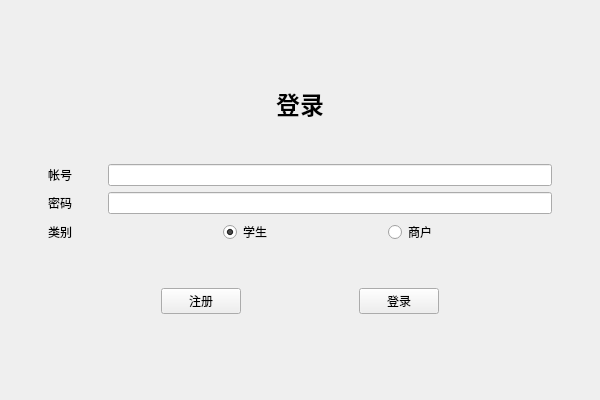
<?xml version="1.0" encoding="UTF-8"?>
<ui version="4.0">
 <class>Main</class>
 <widget class="QMainWindow" name="Main">
  <property name="geometry">
   <rect>
    <x>0</x>
    <y>0</y>
    <width>600</width>
    <height>400</height>
   </rect>
  </property>
  <property name="windowTitle">
   <string>登录</string>
  </property>
  <widget class="QWidget" name="center">
   <layout class="QVBoxLayout" name="vlay">
    <property name="leftMargin">
     <number>48</number>
    </property>
    <property name="topMargin">
     <number>48</number>
    </property>
    <property name="rightMargin">
     <number>48</number>
    </property>
    <property name="bottomMargin">
     <number>48</number>
    </property>
    <item>
     <spacer name="vsp1">
      <property name="orientation">
       <enum>Qt::Vertical</enum>
      </property>
      <property name="sizeHint" stdset="0">
       <size>
        <width>20</width>
        <height>40</height>
       </size>
      </property>
     </spacer>
    </item>
    <item>
     <layout class="QHBoxLayout" name="hlay1">
      <item>
       <widget class="QLabel" name="label1">
        <property name="font">
         <font>
          <pointsize>18</pointsize>
          <bold>true</bold>
         </font>
        </property>
        <property name="text">
         <string>登录</string>
        </property>
        <property name="alignment">
         <set>Qt::AlignCenter</set>
        </property>
       </widget>
      </item>
     </layout>
    </item>
    <item>
     <spacer name="vsp2">
      <property name="orientation">
       <enum>Qt::Vertical</enum>
      </property>
      <property name="sizeHint" stdset="0">
       <size>
        <width>20</width>
        <height>40</height>
       </size>
      </property>
     </spacer>
    </item>
    <item>
     <layout class="QFormLayout" name="flay">
      <property name="horizontalSpacing">
       <number>36</number>
      </property>
      <item row="0" column="0">
       <widget class="QLabel" name="label2">
        <property name="text">
         <string>帐号</string>
        </property>
       </widget>
      </item>
      <item row="0" column="1">
       <widget class="QLineEdit" name="ledit1"/>
      </item>
      <item row="2" column="0">
       <widget class="QLabel" name="label3">
        <property name="text">
         <string>密码</string>
        </property>
       </widget>
      </item>
      <item row="2" column="1">
       <widget class="QLineEdit" name="ledit2">
        <property name="echoMode">
         <enum>QLineEdit::Password</enum>
        </property>
       </widget>
      </item>
      <item row="7" column="0">
       <widget class="QLabel" name="label4">
        <property name="text">
         <string>类别</string>
        </property>
       </widget>
      </item>
      <item row="7" column="1">
       <layout class="QHBoxLayout" name="hlay2">
        <item>
         <spacer name="hsp1">
          <property name="orientation">
           <enum>Qt::Horizontal</enum>
          </property>
          <property name="sizeHint" stdset="0">
           <size>
            <width>40</width>
            <height>20</height>
           </size>
          </property>
         </spacer>
        </item>
        <item>
         <widget class="QRadioButton" name="rbtn1">
          <property name="text">
           <string>学生</string>
          </property>
          <property name="checked">
           <bool>true</bool>
          </property>
         </widget>
        </item>
        <item>
         <spacer name="hsp2">
          <property name="orientation">
           <enum>Qt::Horizontal</enum>
          </property>
          <property name="sizeHint" stdset="0">
           <size>
            <width>40</width>
            <height>20</height>
           </size>
          </property>
         </spacer>
        </item>
        <item>
         <widget class="QRadioButton" name="rbtn2">
          <property name="text">
           <string>商户</string>
          </property>
         </widget>
        </item>
        <item>
         <spacer name="hsp3">
          <property name="orientation">
           <enum>Qt::Horizontal</enum>
          </property>
          <property name="sizeHint" stdset="0">
           <size>
            <width>40</width>
            <height>20</height>
           </size>
          </property>
         </spacer>
        </item>
       </layout>
      </item>
     </layout>
    </item>
    <item>
     <spacer name="vsp3">
      <property name="orientation">
       <enum>Qt::Vertical</enum>
      </property>
      <property name="sizeHint" stdset="0">
       <size>
        <width>20</width>
        <height>40</height>
       </size>
      </property>
     </spacer>
    </item>
    <item>
     <layout class="QHBoxLayout" name="hlay3">
      <item>
       <spacer name="hsp4">
        <property name="orientation">
         <enum>Qt::Horizontal</enum>
        </property>
        <property name="sizeHint" stdset="0">
         <size>
          <width>40</width>
          <height>20</height>
         </size>
        </property>
       </spacer>
      </item>
      <item>
       <widget class="QPushButton" name="pbtn1">
        <property name="text">
         <string>注册</string>
        </property>
       </widget>
      </item>
      <item>
       <spacer name="hsp5">
        <property name="orientation">
         <enum>Qt::Horizontal</enum>
        </property>
        <property name="sizeHint" stdset="0">
         <size>
          <width>40</width>
          <height>20</height>
         </size>
        </property>
       </spacer>
      </item>
      <item>
       <widget class="QPushButton" name="pbtn2">
        <property name="text">
         <string>登录</string>
        </property>
       </widget>
      </item>
      <item>
       <spacer name="hsp6">
        <property name="orientation">
         <enum>Qt::Horizontal</enum>
        </property>
        <property name="sizeHint" stdset="0">
         <size>
          <width>40</width>
          <height>20</height>
         </size>
        </property>
       </spacer>
      </item>
     </layout>
    </item>
    <item>
     <spacer name="vsp4">
      <property name="orientation">
       <enum>Qt::Vertical</enum>
      </property>
      <property name="sizeHint" stdset="0">
       <size>
        <width>20</width>
        <height>40</height>
       </size>
      </property>
     </spacer>
    </item>
   </layout>
  </widget>
 </widget>
 <resources/>
 <connections/>
</ui>
